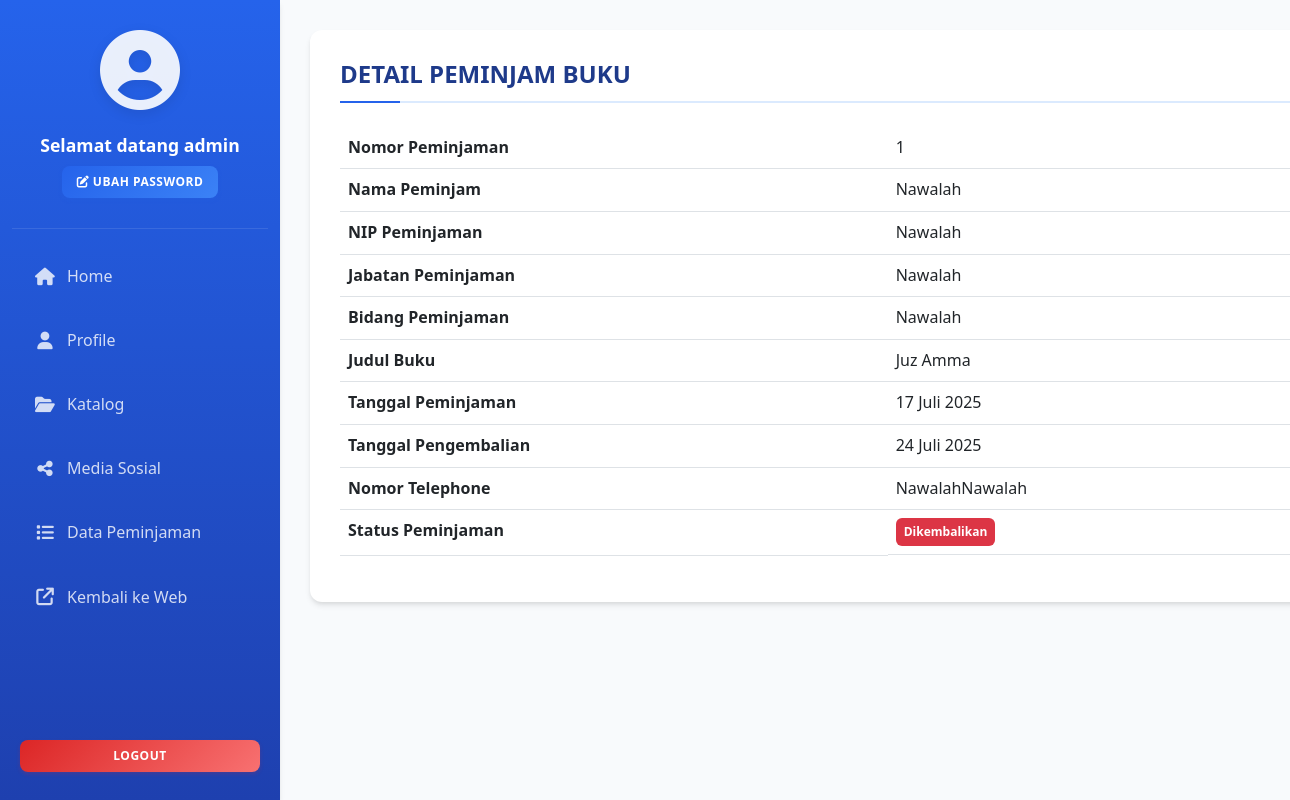
/admin/pages/detail_peminjaman.php?id=56&&no=1 (signed in), run on the app's committed database.
### tables this page shows
CREATE TABLE `peminjaman` (
  `id_peminjaman` int NOT NULL AUTO_INCREMENT,
  `nama_peminjam` varchar(50) NOT NULL,
  `nip_peminjam` varchar(50) NOT NULL,
  `jabatan_peminjam` varchar(50) NOT NULL,
  `bidang_peminjam` varchar(50) NOT NULL,
  `judul_buku` varchar(100) NOT NULL,
  `tanggal_peminjaman` datetime NOT NULL DEFAULT CURRENT_TIMESTAMP,
  `tanggal_pengembalian` datetime NOT NULL DEFAULT CURRENT_TIMESTAMP,
  `no_telp` varchar(50) NOT NULL,
  `status_peminjaman` enum('DIPINJAM','DIKEMBALIKAN') NOT NULL DEFAULT 'DIPINJAM',
  PRIMARY KEY (`id_peminjaman`),
  KEY `fk_judul_buku_idx` (`judul_buku`),
  CONSTRAINT `fk_judul_buku` FOREIGN KEY (`judul_buku`) REFERENCES `buku` (`judul_buku`) ON DELETE CASCADE ON UPDATE CASCADE
);

### config/class.php (called while the page is built, shortened)
<?php
class Perpustakaan{
    private $conn;
    public function __construct($dbConnection){
        $this->conn = $dbConnection;
    }
    function viewLendDetail($data): array {
        $id = $data;
        $stmt = $this->conn->prepare("SELECT * FROM peminjaman WHERE id_peminjaman = ?");
        $stmt->bindParam(1, $id);
        $stmt->execute();
        $user = $stmt->fetch(PDO::FETCH_ASSOC);
        return [
            "peminjam" => $user,
        ];
    }
}

### admin/pages/detail_peminjaman.php (the view, shortened to what this page needs)
<?php
require_once __DIR__ . "/../../config/class.php";
require_once __DIR__ . "/../config/class.php";
$conn = getConnection();
$perpustakaan = new Perpustakaan($conn);
if($_SERVER['REQUEST_METHOD'] == "GET"){
    if (isset($_GET['id'])) {
        $id_peminjaman = $_GET['id'];
        $result = $perpustakaan->viewLendDetail($id_peminjaman);
        $peminjam = $result['peminjam'];
    }
}
$no_peminjaman = $_GET["no"];
function formatTanggalIndonesia($tanggal) {
    $bulan = [
        1 => 'Januari', 'Februari', 'Maret', 'April', 'Mei', 'Juni',
        'Juli', 'Agustus', 'September', 'Oktober', 'November', 'Desember'
    ];
    $timestamp = strtotime($tanggal);
    $tgl = date('j', $timestamp);
    $bln = (int)date('n', $timestamp);
    $thn = date('Y', $timestamp);
    return "$tgl {$bulan[$bln]} $thn";
}
?>
<!DOCTYPE html>
<html lang="en">
<head>
    <link href="https://cdn.jsdelivr.net/npm/bootstrap@5.2.3/dist/css/bootstrap.min.css" rel="stylesheet">
    <link href="https://cdn.jsdelivr.net/npm/bootstrap-icons@1.10.5/font/bootstrap-icons.css" rel="stylesheet">
    <link rel="stylesheet" href="https://cdnjs.cloudflare.com/ajax/libs/font-awesome/6.5.0/css/all.min.css" />
    <link rel="stylesheet" href="https://cdnjs.cloudflare.com/ajax/libs/toastr.js/latest/css/toastr.min.css">
    <link rel="stylesheet" href="../../assets/style/admin_home.css">
</head>
<body>
    <div class="container-fluid">
        <div class="row min-vh-100">
            <div class="col-md-2 col-12 bg-primary">
            <?php include 'nav.php'; ?>
            </div>
            <div class="col-md-10 col-12 bg-success">
                <div>
                    <h1>DETAIL PEMINJAM BUKU</h1>
                    <div class="table-responsive">
                        <table class="table">
                            <tr>
                                <th>Nomor Peminjaman</th>
                                <td><?= isset($no_peminjaman) ?  htmlspecialchars($no_peminjaman) : "" ?></td>
                            </tr>
                            <tr>
                                <th>Nama Peminjam</th>
                                <td><?= isset($peminjam["nama_peminjam"]) ?  htmlspecialchars($peminjam["nama_peminjam"]) : "" ?></td>
                            </tr>
                            <tr>
                                <th>NIP Peminjaman</th>
                                <td><?= isset($peminjam["nip_peminjam"]) ?  htmlspecialchars($peminjam["nip_peminjam"]) : "" ?></td>
                            </tr>
                            <tr>
                                <th>Jabatan Peminjaman</th>
                                <td><?= isset($peminjam["jabatan_peminjam"]) ?  htmlspecialchars($peminjam["jabatan_peminjam"]) : "" ?></td>
                            </tr>
                            <tr>
                                <th>Bidang Peminjaman</th>
                                <td><?= isset($peminjam["bidang_peminjam"]) ?  htmlspecialchars($peminjam["bidang_peminjam"]) : "" ?></td>
                            </tr>
                            <tr>
                                <th>Judul Buku</th>
                                <td><?= isset($peminjam["judul_buku"]) ?  htmlspecialchars($peminjam["judul_buku"]) : "" ?></td>
                            </tr>
                            <tr>
                                <th>Tanggal Peminjaman</th>
                                <td><?= isset($peminjam["tanggal_peminjaman"]) ? formatTanggalIndonesia(htmlspecialchars($peminjam["tanggal_peminjaman"])) : "" ?></td>
                            </tr>
                            <tr>
                                <th>Tanggal Pengembalian</th>
                                <td><?= isset($peminjam["tanggal_pengembalian"]) ? formatTanggalIndonesia(htmlspecialchars($peminjam["tanggal_pengembalian"])) : "" ?></td>
                            </tr>
                            <tr>
                                <th>Nomor Telephone</th>
                                <td><?= isset($peminjam["no_telp"]) ?  htmlspecialchars($peminjam["no_telp"]) : "" ?></td>
                            </tr>
                            <tr>
                                <th>Status Peminjaman</th>
                                <td class="d-flex"><?= isset($peminjam["status_peminjaman"]) ? ($peminjam["status_peminjaman"] == "DIPINJAM" ? "<span class='badge bg-success p-2 me-2'>Dipinjam</span>" : "<span class='badge bg-danger p-2 me-2'>Dikembalikan</span>") : "" ?>
                                </td>
                            </tr>
                        </table>
                    </div>
                </div>
            </div>
        </div>
    </div>
</body>
</html>

### assets/style/admin_home.css (style rules this page uses)
:root { --primary-blue: #2563eb; --primary-blue-dark: #1d4ed8; --primary-blue-light: #3b82f6; --primary-grey: #374151; --primary-grey-light: #4b5563; --danger-red: #dc2626; --danger-red-light: #f87171; --secondary-blue: #1e40af; --light-blue: #dbeafe; --very-light-blue: #eff6ff; --dark-blue: #1e3a8a; --success-green: #059669; --success-light: #dcfce7; --danger-red: #dc2626; --warning-orange: #d97706; --gray-50: #f8fafc; --gray-100: #f1f5f9; --gray-200: #e2e8f0; --gray-300: #cbd5e1; --gray-400: #94a3b8; --gray-500: #64748b; --gray-600: #475569; --gray-700: #334155; --gray-800: #1e293b; --gray-900: #0f172a; --white: #ffffff; --border-radius: 8px; --border-radius-lg: 12px; --box-shadow: 0 4px 6px -1px rgba(0, 0, 0, 0.1), 0 2px 4px -1px rgba(0, 0, 0, 0.06); --box-shadow-lg: 0 10px 25px -3px rgba(0, 0, 0, 0.1), 0 4px 6px -2px rgba(0, 0, 0, 0.05); --transition: all 0.3s ease; }
* { margin: 0; padding: 0; box-sizing: border-box; }
body { font-family: 'Segoe UI', Tahoma, Geneva, Verdana, sans-serif; background-color: var(--gray-50); color: var(--gray-700); line-height: 1.6; overflow-x: hidden; }
.container-fluid { padding: 0; }
.row { margin: 0; }
.col-md-2.bg-primary { background: linear-gradient(180deg, var(--primary-blue) 0%, var(--secondary-blue) 100%) !important; position: fixed; height: 100vh; width: 280px; left: 0; top: 0; z-index: 1000; box-shadow: var(--box-shadow); overflow-y: auto; }
.col-md-10.bg-success { background: var(--gray-50) !important; margin-left: 280px; min-height: 100vh; padding: 30px; }
.col-md-10 > div { background: var(--white); border-radius: var(--border-radius-lg); box-shadow: var(--box-shadow); padding: 30px; margin-bottom: 30px; transition: var(--transition); }
.col-md-10 > div h1 { color: var(--dark-blue); font-size: 1.5rem; font-weight: 700; margin-bottom: 24px; padding-bottom: 12px; border-bottom: 2px solid var(--light-blue); position: relative; }
.col-md-10 > div h1::after { content: ''; position: absolute; bottom: -2px; left: 0; width: 60px; height: 2px; background: var(--primary-blue); }
.container-fluid { position: relative; z-index: auto; }

### data on the page
peminjaman: nama_peminjam "Nawalah", nip_peminjam "Nawalah", jabatan_peminjam "Nawalah", bidang_peminjam "Nawalah", judul_buku "Juz Amma", tanggal_peminjaman "17 Juli 2025", tanggal_pengembalian "24 Juli 2025", no_telp "NawalahNawalah"

### other printed values
$_SESSION['nama_user'] "admin"
$no_peminjaman "1"
